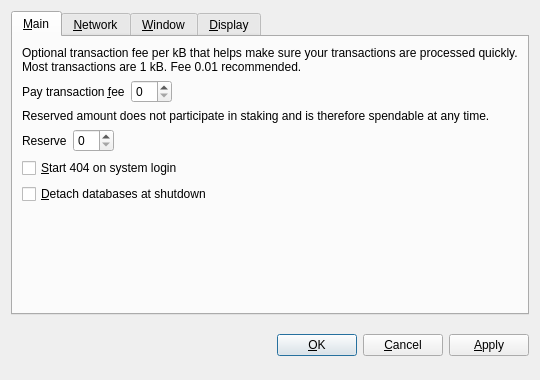
<?xml version="1.0" encoding="UTF-8"?>
<ui version="4.0">
 <class>OptionsDialog</class>
 <widget class="QDialog" name="OptionsDialog">
  <property name="geometry">
   <rect>
    <x>0</x>
    <y>0</y>
    <width>540</width>
    <height>380</height>
   </rect>
  </property>
  <property name="windowTitle">
   <string>Options</string>
  </property>
  <property name="modal">
   <bool>true</bool>
  </property>
  <layout class="QVBoxLayout" name="verticalLayout">
   <item>
    <widget class="QTabWidget" name="tabWidget">
     <property name="tabPosition">
      <enum>QTabWidget::North</enum>
     </property>
     <property name="currentIndex">
      <number>0</number>
     </property>
     <widget class="QWidget" name="tabMain">
      <attribute name="title">
       <string>&amp;Main</string>
      </attribute>
      <layout class="QVBoxLayout" name="verticalLayout_Main">
       <item>
        <widget class="QLabel" name="transactionFeeInfoLabel">
         <property name="text">
          <string>Optional transaction fee per kB that helps make sure your transactions are processed quickly. Most transactions are 1 kB. Fee 0.01 recommended.</string>
         </property>
         <property name="textFormat">
          <enum>Qt::PlainText</enum>
         </property>
         <property name="wordWrap">
          <bool>true</bool>
         </property>
        </widget>
       </item>
       <item>
        <layout class="QHBoxLayout" name="horizontalLayoutFee">
         <item>
          <widget class="QLabel" name="transactionFeeLabel">
           <property name="text">
            <string>Pay transaction &amp;fee</string>
           </property>
           <property name="textFormat">
            <enum>Qt::PlainText</enum>
           </property>
           <property name="buddy">
            <cstring>transactionFee</cstring>
           </property>
          </widget>
         </item>
         <item>
          <widget class="BitcoinAmountField" name="transactionFee"/>
         </item>
         <item>
          <spacer name="horizontalSpacerFee">
           <property name="orientation">
            <enum>Qt::Horizontal</enum>
           </property>
           <property name="sizeHint" stdset="0">
            <size>
             <width>40</width>
             <height>20</height>
            </size>
           </property>
          </spacer>
         </item>
        </layout>
       </item>
       <item>
        <widget class="QLabel" name="reserveBalanceInfoLabel">
         <property name="text">
          <string>Reserved amount does not participate in staking and is therefore spendable at any time.</string>
         </property>
         <property name="textFormat">
          <enum>Qt::PlainText</enum>
         </property>
         <property name="wordWrap">
          <bool>true</bool>
         </property>
        </widget>
       </item>
       <item>
        <layout class="QHBoxLayout" name="horizontalLayoutReserveBalance">
         <item>
          <widget class="QLabel" name="reserveBalanceLabel">
           <property name="text">
            <string>Reserve</string>
           </property>
           <property name="textFormat">
            <enum>Qt::PlainText</enum>
           </property>
           <property name="buddy">
            <cstring>reserveBalance</cstring>
           </property>
          </widget>
         </item>
         <item>
          <widget class="BitcoinAmountField" name="reserveBalance"/>
         </item>
         <item>
          <spacer name="horizontalSpacerReserveBalance">
           <property name="orientation">
            <enum>Qt::Horizontal</enum>
           </property>
           <property name="sizeHint" stdset="0">
            <size>
             <width>40</width>
             <height>20</height>
            </size>
           </property>
          </spacer>
         </item>
        </layout>
       </item>
       <item>
        <widget class="QCheckBox" name="bitcoinAtStartup">
         <property name="toolTip">
          <string>Automatically start 404 after logging in to the system.</string>
         </property>
         <property name="text">
          <string>&amp;Start 404 on system login</string>
         </property>
        </widget>
       </item>
       <item>
        <widget class="QCheckBox" name="detachDatabases">
         <property name="toolTip">
          <string>Detach block and address databases at shutdown. This means they can be moved to another data directory, but it slows down shutdown. The wallet is always detached.</string>
         </property>
         <property name="text">
          <string>&amp;Detach databases at shutdown</string>
         </property>
        </widget>
       </item>
       <item>
        <spacer name="verticalSpacer_Main">
         <property name="orientation">
          <enum>Qt::Vertical</enum>
         </property>
         <property name="sizeHint" stdset="0">
          <size>
           <width>20</width>
           <height>40</height>
          </size>
         </property>
        </spacer>
       </item>
      </layout>
     </widget>
     <widget class="QWidget" name="tabNetwork">
      <attribute name="title">
       <string>&amp;Network</string>
      </attribute>
      <layout class="QVBoxLayout" name="verticalLayout_Network">
       <item>
        <widget class="QCheckBox" name="mapPortUpnp">
         <property name="toolTip">
          <string>Automatically open the 404 client port on the router. This only works when your router supports UPnP and it is enabled.</string>
         </property>
         <property name="text">
          <string>Map port using &amp;UPnP</string>
         </property>
        </widget>
       </item>
       <item>
        <widget class="QCheckBox" name="connectSocks">
         <property name="toolTip">
          <string>Connect to the 404 network through a SOCKS proxy (e.g. when connecting through Tor).</string>
         </property>
         <property name="text">
          <string>&amp;Connect through SOCKS proxy:</string>
         </property>
        </widget>
       </item>
       <item>
        <layout class="QHBoxLayout" name="horizontalLayout_Network">
         <item>
          <widget class="QLabel" name="proxyIpLabel">
           <property name="text">
            <string>Proxy &amp;IP:</string>
           </property>
           <property name="textFormat">
            <enum>Qt::PlainText</enum>
           </property>
           <property name="buddy">
            <cstring>proxyIp</cstring>
           </property>
          </widget>
         </item>
         <item>
          <widget class="QValidatedLineEdit" name="proxyIp">
           <property name="maximumSize">
            <size>
             <width>140</width>
             <height>16777215</height>
            </size>
           </property>
           <property name="toolTip">
            <string>IP address of the proxy (e.g. 127.0.0.1)</string>
           </property>
          </widget>
         </item>
         <item>
          <widget class="QLabel" name="proxyPortLabel">
           <property name="text">
            <string>&amp;Port:</string>
           </property>
           <property name="textFormat">
            <enum>Qt::PlainText</enum>
           </property>
           <property name="buddy">
            <cstring>proxyPort</cstring>
           </property>
          </widget>
         </item>
         <item>
          <widget class="QLineEdit" name="proxyPort">
           <property name="maximumSize">
            <size>
             <width>55</width>
             <height>16777215</height>
            </size>
           </property>
           <property name="toolTip">
            <string>Port of the proxy (e.g. 9050)</string>
           </property>
          </widget>
         </item>
         <item>
          <widget class="QLabel" name="socksVersionLabel">
           <property name="text">
            <string>SOCKS &amp;Version:</string>
           </property>
           <property name="textFormat">
            <enum>Qt::PlainText</enum>
           </property>
           <property name="buddy">
            <cstring>socksVersion</cstring>
           </property>
          </widget>
         </item>
         <item>
          <widget class="QValueComboBox" name="socksVersion">
           <property name="toolTip">
            <string>SOCKS version of the proxy (e.g. 5)</string>
           </property>
          </widget>
         </item>
         <item>
          <spacer name="horizontalSpacer_Network">
           <property name="orientation">
            <enum>Qt::Horizontal</enum>
           </property>
           <property name="sizeHint" stdset="0">
            <size>
             <width>40</width>
             <height>20</height>
            </size>
           </property>
          </spacer>
         </item>
        </layout>
       </item>
       <item>
        <spacer name="verticalSpacer_Network">
         <property name="orientation">
          <enum>Qt::Vertical</enum>
         </property>
         <property name="sizeHint" stdset="0">
          <size>
           <width>20</width>
           <height>40</height>
          </size>
         </property>
        </spacer>
       </item>
      </layout>
     </widget>
     <widget class="QWidget" name="tabWindow">
      <attribute name="title">
       <string>&amp;Window</string>
      </attribute>
      <layout class="QVBoxLayout" name="verticalLayout_Window">
       <item>
        <widget class="QCheckBox" name="minimizeToTray">
         <property name="toolTip">
          <string>Show only a tray icon after minimizing the window.</string>
         </property>
         <property name="text">
          <string>&amp;Minimize to the tray instead of the taskbar</string>
         </property>
        </widget>
       </item>
       <item>
        <widget class="QCheckBox" name="minimizeOnClose">
         <property name="toolTip">
          <string>Minimize instead of exit the application when the window is closed. When this option is enabled, the application will be closed only after selecting Quit in the menu.</string>
         </property>
         <property name="text">
          <string>M&amp;inimize on close</string>
         </property>
        </widget>
       </item>
       <item>
        <spacer name="verticalSpacer_Window">
         <property name="orientation">
          <enum>Qt::Vertical</enum>
         </property>
         <property name="sizeHint" stdset="0">
          <size>
           <width>20</width>
           <height>40</height>
          </size>
         </property>
        </spacer>
       </item>
      </layout>
     </widget>
     <widget class="QWidget" name="tabDisplay">
      <attribute name="title">
       <string>&amp;Display</string>
      </attribute>
      <layout class="QVBoxLayout" name="verticalLayout_Display">
       <item>
        <layout class="QHBoxLayout" name="horizontalLayout_1_Display">
         <item>
          <widget class="QLabel" name="langLabel">
           <property name="text">
            <string>User Interface &amp;language:</string>
           </property>
           <property name="textFormat">
            <enum>Qt::PlainText</enum>
           </property>
           <property name="buddy">
            <cstring>lang</cstring>
           </property>
          </widget>
         </item>
         <item>
          <widget class="QValueComboBox" name="lang">
           <property name="toolTip">
            <string>The user interface language can be set here. This setting will take effect after restarting 404.</string>
           </property>
          </widget>
         </item>
        </layout>
       </item>
       <item>
        <layout class="QHBoxLayout" name="horizontalLayout_2_Display">
         <item>
          <widget class="QLabel" name="unitLabel">
           <property name="text">
            <string>&amp;Unit to show amounts in:</string>
           </property>
           <property name="textFormat">
            <enum>Qt::PlainText</enum>
           </property>
           <property name="buddy">
            <cstring>unit</cstring>
           </property>
          </widget>
         </item>
         <item>
          <widget class="QValueComboBox" name="unit">
           <property name="toolTip">
            <string>Choose the default subdivision unit to show in the interface and when sending coins.</string>
           </property>
          </widget>
         </item>
        </layout>
       </item>
       <item>
        <widget class="QCheckBox" name="displayAddresses">
         <property name="toolTip">
          <string>Whether to show 404 addresses in the transaction list or not.</string>
         </property>
         <property name="text">
          <string>&amp;Display addresses in transaction list</string>
         </property>
        </widget>
       </item>
       <item>
        <widget class="QCheckBox" name="coinControlFeatures">
         <property name="toolTip">
          <string>Whether to show coin control features or not.</string>
         </property>
         <property name="text">
          <string>Display coin &amp;control features (experts only!)</string>
         </property>
        </widget>
       </item>
       <item>
        <spacer name="verticalSpacer_Display">
         <property name="orientation">
          <enum>Qt::Vertical</enum>
         </property>
         <property name="sizeHint" stdset="0">
          <size>
           <width>20</width>
           <height>40</height>
          </size>
         </property>
        </spacer>
       </item>
      </layout>
     </widget>
    </widget>
   </item>
   <item>
    <layout class="QHBoxLayout" name="horizontalLayout_Buttons">
     <item>
      <spacer name="horizontalSpacer_1">
       <property name="orientation">
        <enum>Qt::Horizontal</enum>
       </property>
       <property name="sizeHint" stdset="0">
        <size>
         <width>40</width>
         <height>48</height>
        </size>
       </property>
      </spacer>
     </item>
     <item>
      <widget class="QLabel" name="statusLabel">
       <property name="font">
        <font>
         <weight>75</weight>
         <bold>true</bold>
        </font>
       </property>
       <property name="text">
        <string/>
       </property>
       <property name="textFormat">
        <enum>Qt::PlainText</enum>
       </property>
       <property name="wordWrap">
        <bool>true</bool>
       </property>
      </widget>
     </item>
     <item>
      <spacer name="horizontalSpacer_2">
       <property name="orientation">
        <enum>Qt::Horizontal</enum>
       </property>
       <property name="sizeHint" stdset="0">
        <size>
         <width>40</width>
         <height>48</height>
        </size>
       </property>
      </spacer>
     </item>
     <item>
      <widget class="QPushButton" name="okButton">
       <property name="text">
        <string>&amp;OK</string>
       </property>
      </widget>
     </item>
     <item>
      <widget class="QPushButton" name="cancelButton">
       <property name="text">
        <string>&amp;Cancel</string>
       </property>
       <property name="autoDefault">
        <bool>false</bool>
       </property>
      </widget>
     </item>
     <item>
      <widget class="QPushButton" name="applyButton">
       <property name="text">
        <string>&amp;Apply</string>
       </property>
       <property name="autoDefault">
        <bool>false</bool>
       </property>
      </widget>
     </item>
    </layout>
   </item>
  </layout>
 </widget>
 <customwidgets>
  <customwidget>
   <class>BitcoinAmountField</class>
   <extends>QSpinBox</extends>
   <header>bitcoinamountfield.h</header>
  </customwidget>
  <customwidget>
   <class>QValueComboBox</class>
   <extends>QComboBox</extends>
   <header>qvaluecombobox.h</header>
  </customwidget>
  <customwidget>
   <class>QValidatedLineEdit</class>
   <extends>QLineEdit</extends>
   <header>qvalidatedlineedit.h</header>
  </customwidget>
 </customwidgets>
 <resources/>
 <connections/>
</ui>
